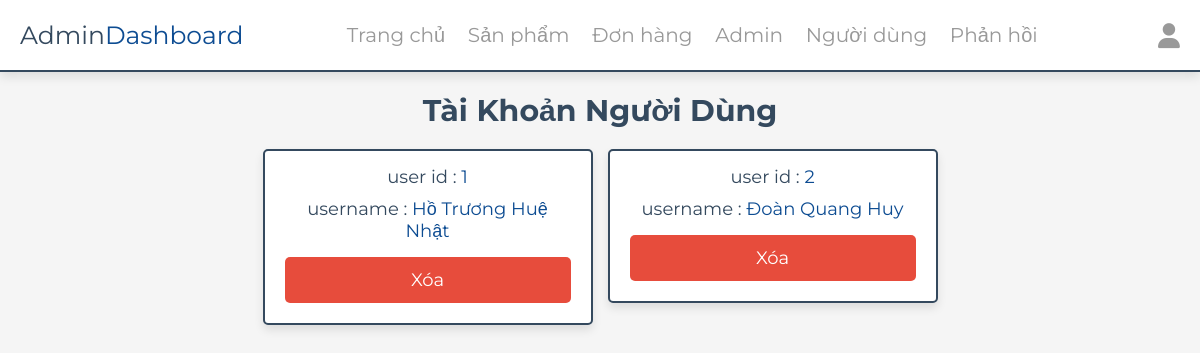
The page /admin/users_accounts.php (signed in) on the database as committed earlier.
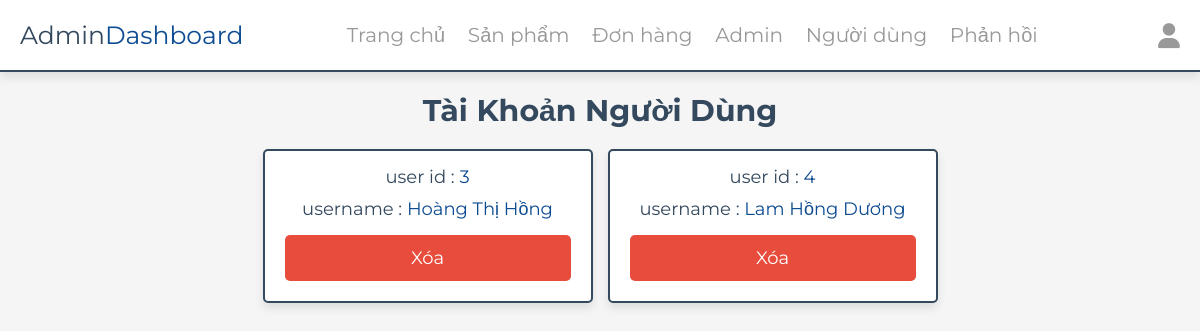
The same page on the database as committed later.
### tables this page shows
CREATE TABLE `users` (
  `id` int(100) NOT NULL,
  `name` varchar(20) NOT NULL,
  `email` varchar(50) NOT NULL,
  `number` varchar(10) NOT NULL,
  `password` varchar(50) NOT NULL,
  `address` varchar(500) NOT NULL
);

### admin/users_accounts.php (the view, shortened to what this page needs)
<?php
include '../components/connect.php';
?>
<!DOCTYPE html>
<html lang="en">
<head>
   <link rel="stylesheet" href="https://cdnjs.cloudflare.com/ajax/libs/font-awesome/6.1.1/css/all.min.css">
   <link rel="stylesheet" href="../css/admin_style.css">
</head>
<body>
   <?php include '../components/admin_header.php' ?>
   <section class="accounts">
      <h1 class="heading">Tài khoản người dùng</h1>
      <div class="box-container">
         <?php
         $select_account = $conn->prepare("SELECT * FROM `users`");
         $select_account->execute();
         if ($select_account->rowCount() > 0) {
            while ($fetch_accounts = $select_account->fetch(PDO::FETCH_ASSOC)) {
         ?>
               <div class="box">
                  <p> user id : <span><?= $fetch_accounts['id']; ?></span> </p>
                  <p> username : <span><?= $fetch_accounts['name']; ?></span> </p>
                  <a href="users_accounts.php?delete=<?= $fetch_accounts['id']; ?>" class="delete-btn" onclick="return confirm('Xóa tài khoản này?');">Xóa</a>
               </div>
         <?php
            }
         } else {
            echo '<p class="empty">Không có tài khoản người dùng!</p>';
         }
         ?>
      </div>
   </section>
</body>
</html>

Rows that differ between the two databases and show on the page:
removed users: id "1", name "Hồ Trương Huệ Nhật"
removed users: id "2", name "Đoàn Quang Huy"
added users: id "3", name "Hoàng Thị Hồng"
added users: id "4", name "Lam Hồng Dương"
